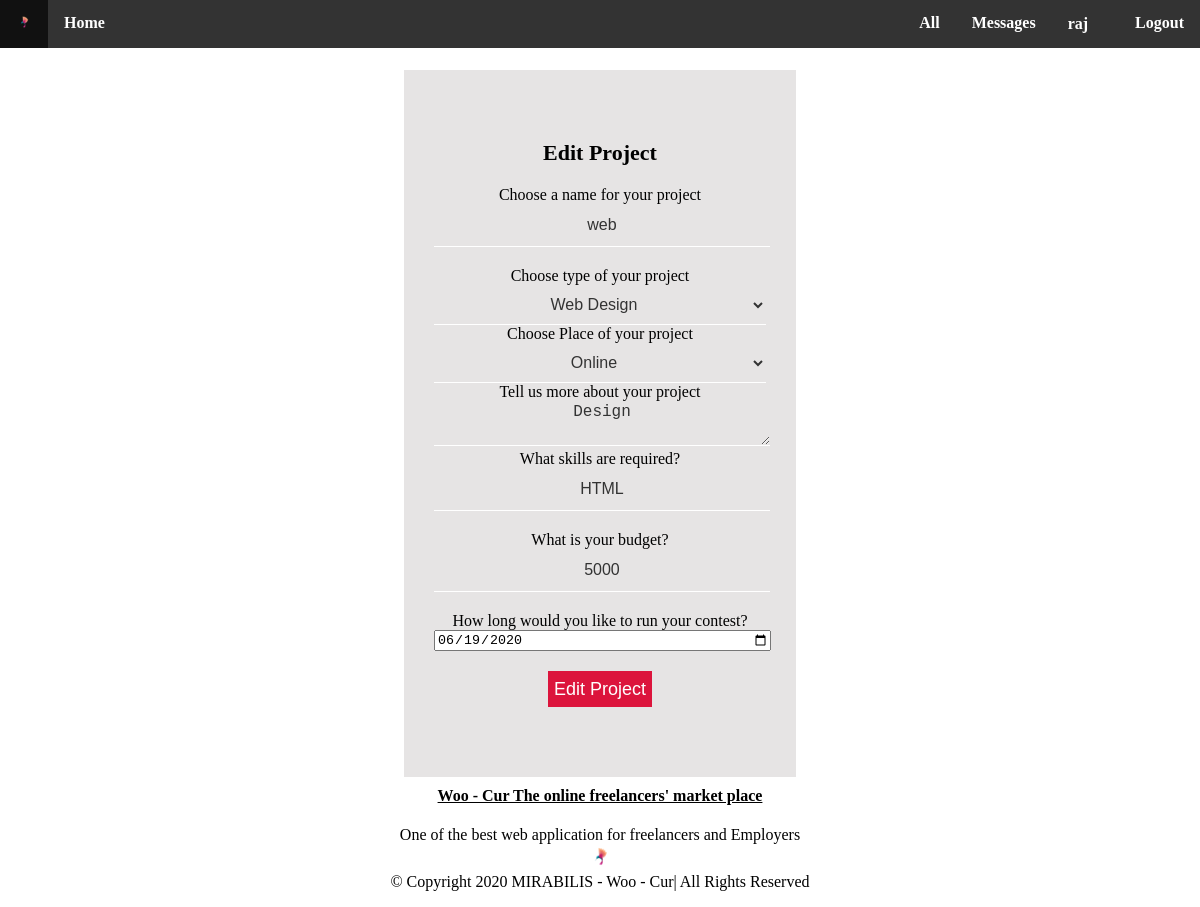
The page /post.php?pid=1 (signed in) on the database its author committed.
### tables this page shows
CREATE TABLE IF NOT EXISTS `user` (
  `id` int(11) NOT NULL AUTO_INCREMENT,
  `name` varchar(255) NOT NULL,
  `password` varchar(255) NOT NULL,
  `address` varchar(255) NOT NULL,
  `email` varchar(255) NOT NULL,
  `contact` varchar(255) NOT NULL,
  `dob` date NOT NULL,
  `gender` varchar(255) NOT NULL,
  `usertype` varchar(255) NOT NULL,
  `photo` varchar(255) NOT NULL,
  `verification` tinyint(4) NOT NULL,
  `cv` varchar(255) NOT NULL,
  `identy` varchar(255) NOT NULL,
  PRIMARY KEY (`id`)
);

CREATE TABLE IF NOT EXISTS `job` (
  `id` int(11) NOT NULL AUTO_INCREMENT,
  `title` varchar(255) NOT NULL,
  `description` varchar(255) NOT NULL,
  `category` varchar(255) NOT NULL,
  `skill` varchar(255) NOT NULL,
  `e_user` varchar(255) NOT NULL,
  `date` date NOT NULL,
  `cost` varchar(255) NOT NULL,
  `status` varchar(255) NOT NULL,
  `f_user` int(11) NOT NULL,
  `file` text NOT NULL,
  `time` timestamp NOT NULL DEFAULT CURRENT_TIMESTAMP ON UPDATE CURRENT_TIMESTAMP,
  `place` varchar(255) NOT NULL,
  `payment` tinyint(1) NOT NULL,
  `payment_file` varchar(255) NOT NULL,
  `method` varchar(255) NOT NULL,
  PRIMARY KEY (`id`)
);

CREATE TABLE IF NOT EXISTS `category` (
  `id` int(11) NOT NULL AUTO_INCREMENT,
  `skill_sort` varchar(255) NOT NULL,
  PRIMARY KEY (`id`)
);

### post.php (the view, shortened to what this page needs)
<!DOCTYPE html>
<?php
require("include/db.php");
if(!empty($_GET['pid'])) {
    $pid = $_GET['pid'];
    $result = $mysqli->query("SELECT * FROM `job` WHERE `id` = $pid");
    if($result && $result->num_rows) {
       $row = $result->fetch_assoc();
	}
}
if(empty($_GET['pid'])) {
    $pid = 0;
}
else {
    $pid = $_GET['pid'];
    $result = $mysqli->query("SELECT * FROM `job` WHERE `id` = $pid");
    if($result && $result->num_rows) {
        $row = $result->fetch_assoc();
    }
    else {
        $pid = 0;
    }
}
$cid = $_SESSION['USER_ID'];
$user = $mysqli->query("SELECT * FROM user WHERE `id` = $cid");
$userrow = $user->fetch_assoc();
?>
<html lang="en-us">
	<head>
		<link rel="stylesheet" href="css/post.css">
	</head>
	<body id="body" class="body">
			<div class="navbar" id="navbar">
			<ul class="menu" id="menu">
				<li><a href="client.php"><img src="icons/k4.ico" alt=""></a></li>
				<li><a href="client.php#body">Home</a></li>
				<li class="navspace"><a href="include/logout.php">Logout</a></li>
				<li class="navspace"><a href="ceditprofile.php?cid=<?=$cid?>"><?=$userrow['name']?><img src="img/user-2.png" style="width:15px; height:15px;"></a></li>
				<li class="navspace"><a href="message.php">Messages</a></li>
				<li class="dropdown">
				<a href="" class="dropbtn">All</a>
				</li>
			</ul>
			</div>
		<div class="home" id="home">
		<div id="index" class="index"><br>
			<div class="box">
				<form id="postForm" action="include/<?=($pid?'update':'add')?>-post.php" method="post" enctype="multipart/form-data">
					<h3><?=($pid?'Edit':'Post New')?> Project</h3>
					<div>
						<div>
							<label for="name">Choose a name for your project</label>
							<input type="text" id="name" name="title" placeholder="Project Name" required value="<?=@$row['title']?>">
						</div>
					</div>
					<div>
						<div>
							<label for="prjtype">Choose type of your project</label>
							<select id="prjtype" name="category" required>
						<?php
						$type = $mysqli->query("SELECT * FROM category");
						if($pid == 0){
						while($cat = $type->fetch_assoc()){
						echo '<option value="'.$cat['skill_sort'].'">';
						echo $cat['skill_sort'];
						echo '</option>';
						}
						}
						else{
							while($cat = $type->fetch_assoc()){
							?>
								<option value="<?=$cat['skill_sort']?>" <?=@($row['category']== $cat['skill_sort'])?'selected':''?>><?=$cat['skill_sort']?> </option>
						<?php
							}
							}
						?>
							</select>
						</div>
					</div>
					<div>
						<div>
							<label for="prjplace">Choose Place of your project</label>
							<select id="prjplace" name="place" required>
								<option value="Online" <?=@($row['place']=='Online')?'selected':''?>>Online</option>
							</select>
						</div>
                    </div>
					<div>
						<div>
							<label for="about">Tell us more about your project</label>
							<textarea id="about" name="description" placeholder="Project Description" required value="" rows="3"><?=@$row['description']?></textarea>
						</div>
					</div>
					<div>
						<div>
							<label for="lang">What skills are required?</label>
							<input type="text" id="lang" name="skill" placeholder="Langauge or Skill" required value="<?=@$row['skill']?>">
						</div>
					</div>
					<div>
						<div>
							<label for="cost">What is your budget?</label>
							<input type="text" id="cost" name="cost" placeholder="Project Cost in LKR" required value="<?=@$row['cost']?>" min="100" max="100000">
						</div>
					</div>
					<div>
						<div>
							<label for="date">How long would you like to run your contest?</label>
							<input type="date" id="date" name="date" placeholder="Project closing date" required value="<?=@$row['date']?>">
						</div>
					</div>
					<div>
						<div>
							<button type="submit" id="postBtn"><?=($pid?'Edit':'Post')?> Project</button>
						</div>
					</div>
				</form>
			</div>
		</div>
		</div>
	<div class="footer" id="footer">
	<h4><a href="#body">Woo - Cur The online freelancers' market place</a></h4>
	<p>One of the best web application for freelancers and Employers<br>
	<a href="#body"><img src="icons/k3.ico" alt="Woocur" /></a>
	<br>&copy; Copyright 2020  MIRABILIS - Woo - Cur| All Rights Reserved</p>
	</div>
	</body>
</html>

### css/post.css (style rules this page uses)
#body { margin-bottom:0px; margin-top:0px; margin-left:0px; margin-right:0px; width:100%; height:auto; background-image:url(../img/banner.jpg); }
.home { width:98%; left:1%; right:1%; text-align:center; position:relative; top:52px; height:auto; }
.index { width:100%; position:relative; }
.footer { height:120px; position:relative; top:40px; text-align:center; color:black; width:98%; border-radius:0px; left:1%; right:1%; }
.footer a { color:black; }
.footer img { height:25px; width:25px; }
ul { list-style-type:none; margin:0; padding:0; overflow:hidden; background-color:#333; position:fixed; z-index:7; top:0; width:100%; }
li { float:left; font-weight:bold; }
li.navspace { float:right; }
li a { display:block; color:white; text-align:center; padding:14px 16px; text-decoration:none; }
.dropbtn { display: inline-block; color: white; text-align: center; padding: 14px 16px; text-decoration: none; }
.dropdown { float:right; }
li.dropdown { display: inline-block; }
.box { width: 33.3333%; height:auto; background:#cfcccc85; color: black; position: relative; left: 33.3333%; box-sizing:border-box; padding: 70px 30px; font-family:cambria; }
h3 { margin: 0; padding: 0 0 20px; text-align: center; font-size: 22px; }
.box input { width:100%; margin-bottom:20px; }
.box input[type="text"] { border:none; border-bottom: 1px solid #fff; background: transparent; outline: none; height: 40px; color: #333; font-size: 16px; text-align:center; }
.box select { border:none; border-bottom: 1px solid #fff; background: transparent; outline: none; height: 40px; color: #333; font-size: 16px; width:100%; text-align:center; }
textarea { border:none; border-bottom: 1px solid #fff; background: transparent; outline: none; height: 40px; color: #333; font-size: 16px; width:100%; text-align:center; }
.box button[type="submit"] { border:none; outline: none; height: 36px; background: #dc143c; color: #fff; font-size:18px; border-radius: 0px; text-align:center; }

### rows shown on the page
user: name "raj"
job: title "web", category "Web Design", place "Online", description "Design", skill "HTML", cost "5000", date "06/19/2020"
